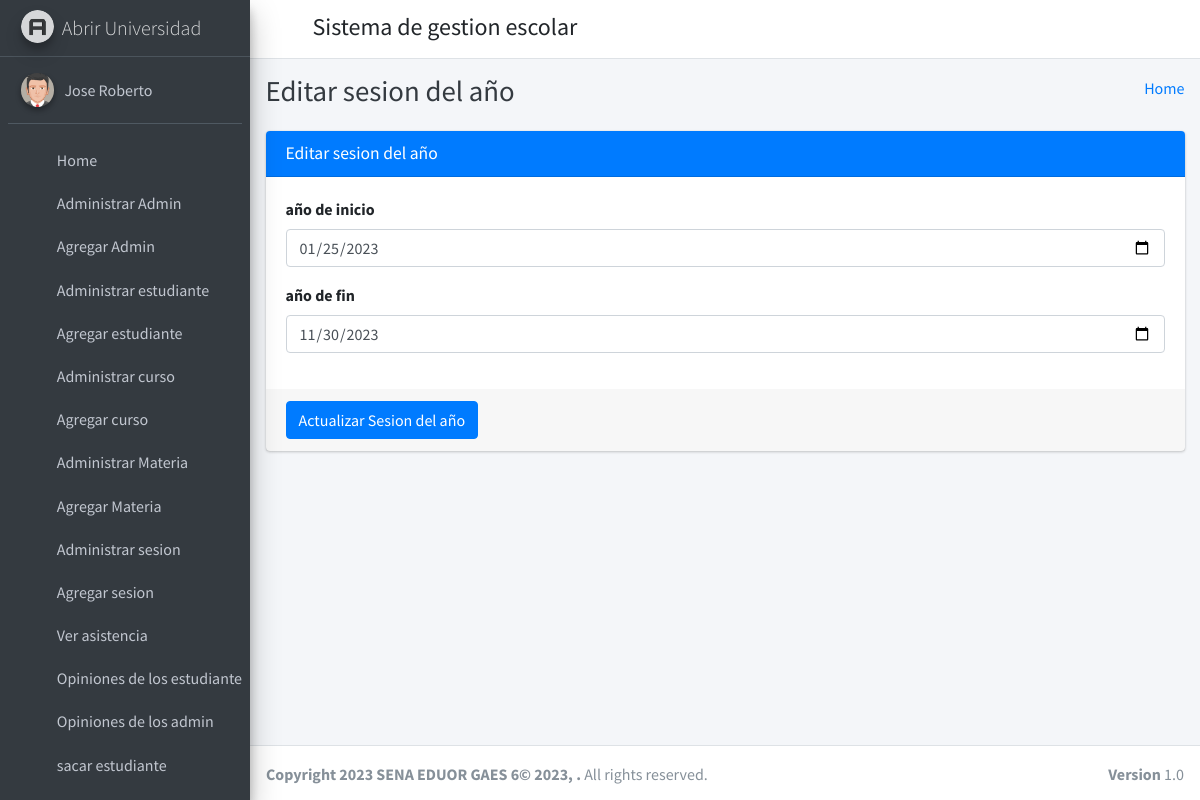
Screenshot of /edit_session/1 (signed in) with the database file from the repository.
### student_management_app/models.py (models this page shows)
class CustomUser(AbstractUser):
    user_type_data = ((1, "HOD"), (2, "Staff"), (3, "Student"))
    user_type = models.CharField(default=1, choices=user_type_data, max_length=10)

class SessionYearModel(models.Model):
    id = models.AutoField(primary_key=True)
    session_start_year = models.DateField()
    session_end_year = models.DateField()
    objects = models.Manager()

### student_management_app/HodViews.py (the view)
# urls.py: path('edit_session/<session_id>', HodViews.edit_session, name="edit_session"),
def edit_session(request, session_id):
    session_year = SessionYearModel.objects.get(id=session_id)
    context = {
        "session_year": session_year
    }
    return render(request, "hod_template/edit_session_template.html", context)

### student_management_app/LoginCheckMiddleWare.py (called while the page is built, shortened)
    def process_view(self, request, view_func, view_args, view_kwargs):
        modulename = view_func.__module__
        user = request.user
        if user.is_authenticated:
            if user.user_type == "1":
                if modulename == "student_management_app.HodViews":
                    pass
                elif modulename == "student_management_app.views" or modulename == "django.views.static":
                    pass
                else:
                    return redirect("admin_home")
            else:
                return redirect("login")
        else:
            if request.path == reverse("login") or request.path == reverse("doLogin"):
                pass
            else:
                return redirect("login")

### student_management_app/templates/hod_template/edit_session_template.html (shortened to what this page needs)
{% extends 'hod_template/base_template.html' %}
{% block page_title %}
    Editar sesion del año
{% endblock page_title %}
{% block main_content %}
{% load static %}
<section class="content">
        <div class="container-fluid">
            <div class="row">
                <div class="col-md-12">
                    <div class="card card-primary">
                    <div class="card-header">
                        <h3 class="card-title">Editar sesion del año</h3>
                    </div>
                    <form role="form" method="POST" action="{% url 'edit_session_save' %}">
                        <div class="card-body">
                            <div class="form-group">
                                <label>año de inicio </label>
                                <input type="date" class="form-control" name="session_start_year" value="{{ session_year.session_start_year|date:'Y-m-d' }}">
                            </div>
                            <div class="form-group">
                                <label>año de fin </label>
                                <input type="date" class="form-control" name="session_end_year" value="{{ session_year.session_end_year|date:'Y-m-d' }}">
                            </div>
                        </div>
                        <div class="card-footer">
                        <button type="submit" class="btn btn-primary">Actualizar Sesion del año</button>
                        </div>
                    </form>
                    </div>
                </div>
            </div>
        </div>
      </section>
  {% endblock main_content %}

### student_management_app/templates/hod_template/sidebar_template.html (shortened to what this page needs)
{% load static %}
<aside class="main-sidebar sidebar-dark-primary elevation-4">
      <a href="{% url 'admin_home' %}" class="brand-link">
        <img src="{% static 'dist/img/AdminLTELogo.png' %}" alt="AdminLTE Logo" class="brand-image img-circle elevation-3"
            style="opacity: .8">
        <span class="brand-text font-weight-light">Abrir Universidad</span>
      </a>
      <div class="sidebar">
        <div class="user-panel mt-3 pb-3 mb-3 d-flex">
          <div class="image">
            <img src="{% static 'dist/img/user2-160x160.jpg' %}" class="img-circle elevation-2" alt="User Image">
          </div>
          <div class="info">
            <a href="{% url 'admin_profile' %}" class="d-block">{{ user.first_name }} {{ user.last_name }}</a>
          </div>
        </div>
        <nav class="mt-2">
          <ul class="nav nav-pills nav-sidebar flex-column" data-widget="treeview" role="menu" data-accordion="false">
            <li class="nav-item">
              {% url 'admin_home' as admin_home %}
              <a href="{{ admin_home }}" class="nav-link {% if request.path == admin_home %} active {% endif %}">
                <i class="nav-icon fas fa-tachometer-alt"></i>
                <p>
                  Home
                </p>
              </a>
            </li>
            <li class="nav-item">
              {% url 'manage_staff' as manage_staff %}
              {% url 'edit_staff' staff_id=id as edit_staff %}
              <a href="{{ manage_staff }}" class="nav-link {% if request.path == manage_staff %} active {% endif %} {% if request.path == edit_staff %} active {% endif %}">
                <i class="nav-icon fas fa-chalkboard-teacher"></i>
                <p>
                  Administrar Admin
                </p>
              </a>
            </li>
            <li class="nav-item">
              {% url 'add_staff' as add_staff %}
              <a href="{{ add_staff }}" class="nav-link {% if request.path == add_staff %} active {% endif %}">
                <i class="nav-icon fas fa-th"></i>
                <p>
                  Agregar Admin
                </p>
              </a>
            </li>
            <li class="nav-item">
              {% url 'manage_student' as manage_student %}
              {% url 'edit_student' student_id=id as edit_student %}
              <a href="{{ manage_student }}" class="nav-link {% if request.path == manage_student %} active {% endif %} {% if request.path == edit_student %} active {% endif %}">
                <i class="nav-icon fas fa-user-graduate"></i>
                <p>
                  Administrar estudiante
                </p>
              </a>
            </li>
            <li class="nav-item">
              {% url 'add_student' as add_student %}
              <a href="{{ add_student }}" class="nav-link {% if request.path == add_student %} active {% endif %}">
                <i class="nav-icon fas fa-th"></i>
                <p>
                  Agregar estudiante
                </p>
              </a>
            </li>
            <li class="nav-item">
              {% url 'manage_course' as manage_course %}
              {% url 'edit_course' course_id=id as edit_course %}
              <a href="{{ manage_course }}" class="nav-link {% if request.path == manage_course %} active {% endif %} {% if request.path == edit_course %} active {% endif %}">
                <i class="nav-icon fas fa-chalkboard"></i>
                <p>
                  Administrar curso
                </p>
              </a>
            </li>
            <li class="nav-item">
            {% url 'add_course' as add_course %}
              <a href="{{ add_course }}" class="nav-link {% if request.path == add_course %} active {% endif %}">
                <i class="nav-icon fas fa-th"></i>
                <p>
                  Agregar curso
                </p>
              </a>
            </li>
            <li class="nav-item">
              {% url 'manage_subject' as manage_subject %}
              {% url 'edit_subject' subject_id=id as edit_subject %}
              <a href="{{ manage_subject }}" class="nav-link {% if request.path == manage_subject %} active {% endif %} {% if request.path == edit_subject %} active {% endif %}">
                <i class="nav-icon fas fa-book"></i>
                <p>
                  Administrar Materia
                </p>
              </a>
            </li>
            <li class="nav-item">
              {% url 'add_subject' as add_subject %}
              <a href="{{ add_subject }}" class="nav-link {% if request.path == add_subject %} active {% endif %}">
                <i class="nav-icon fas fa-th"></i>
                <p>
                  Agregar Materia
                </p>
              </a>
            </li>
            <li class="nav-item">
              {% url 'manage_session' as manage_session %}
              {% url 'edit_session' session_id=id as edit_session %}
              <a href="{{ manage_session }}" class="nav-link {% if request.path == manage_session %} active {% endif %} {% if request.path == edit_session %} active {% endif %}">
                <i class="nav-icon fas fa-graduation-cap"></i>
                <p>
                  Administrar sesion
                </p>
              </a>
            </li>
            <li class="nav-item">
              {% url 'add_session' as add_session %}
              <a href="{{ add_session }}" class="nav-link {% if request.path == add_session %} active {% endif %}">
                <i class="nav-icon fas fa-th"></i>
                <p>
                  Agregar sesion
                </p>
              </a>
            </li>
            <li class="nav-item">
              {% url 'admin_view_attendance' as admin_view_attendance %}
              <a href="{{ admin_view_attendance }}" class="nav-link {% if request.path == admin_view_attendance %} active {% endif %}">
                <i class="nav-icon fas fa-calendar-alt"></i>
                <p>
                  Ver asistencia
                </p>
              </a>
            </li>
            <li class="nav-item">
              {% url 'student_feedback_message' as student_feedback_message %}
              <a href="{{ student_feedback_message }}" class="nav-link {% if request.path == student_feedback_message %} active {% endif %}">
                <i class="nav-icon fas fa-th"></i>
                <p>
                  Opiniones de los estudiantes
                </p>
              </a>
            </li>
            <li class="nav-item">
              {% url 'staff_feedback_message' as staff_feedback_message %}
              <a href="{{ staff_feedback_message }}" class="nav-link {% if request.path == staff_feedback_message %} active {% endif %}">
                <i class="nav-icon fas fa-th"></i>
                <p>
                  Opiniones de los admin
                </p>
              </a>
            </li>
            <li class="nav-item">
              {% url 'student_leave_view' as student_leave_view %}
              <a href="{{ student_leave_view }}" class="nav-link {% if request.path == student_leave_view %} active {% endif %}">
                <i class="nav-icon fas fa-th"></i>
                <p>
                  sacar estudiante
                </p>
              </a>
            </li>
            <li class="nav-item">
              {% url 'staff_leave_view' as staff_leave_view %}
              <a href="{{ staff_leave_view }}" class="nav-link {% if request.path == staff_leave_view %} active {% endif %}">
                <p>
                </p>
              </a>
            </li>
          </ul>
        </nav>
      </div>
    </aside>

### rows the page displays
CustomUser: first_name "Jose", last_name "Roberto"
SessionYearModel: session_start_year "01/25/2023", session_end_year "11/30/2023"
